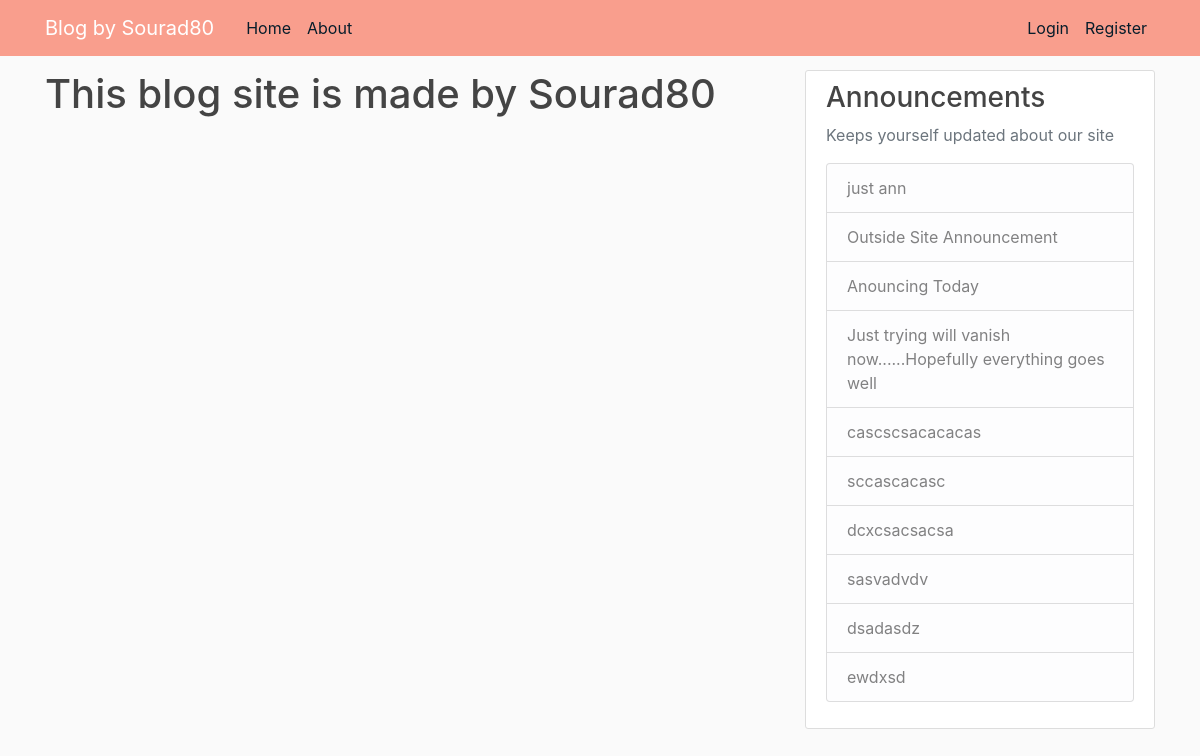
/about, run on the app's committed database.
### app/models.py (models this page shows, shortened)
class Announcments(db.Model):
    id = db.Column(db.Integer, primary_key=True)
    title = db.Column(db.String(100), nullable=False)
    date_posted = db.Column(db.DateTime, nullable=False, default=datetime.utcnow)

### app/main/routes.py (the view)
@main.route('/about')
def about():
    return render_template("about.html", announcements = Announcments.query.order_by(Announcments.date_posted.desc()).paginate(page=1, per_page=10))

### app/templates/about.html
{% extends "layout.html" %}
{% block content %}
    <h1>This blog site is made by Sourad80</h1>
{% endblock content %}

### app/templates/layout.html (shortened to what this page needs)
<!DOCTYPE html>
<html lang="en">
<head>
    <link rel="stylesheet" href="https://maxcdn.bootstrapcdn.com/bootstrap/4.0.0/css/bootstrap.min.css">
    <link rel="stylesheet" href="{{ url_for('static', filename='main.css') }}">
</head>
<body>
  <header class = "site-header">
    <nav class="navbar navbar-expand-md navbar-dark bg-steel fixed-top">
      <div class="container">
        <a class="navbar-brand mr-4" href="/">Blog by Sourad80</a>
        <div class="collapse navbar-collapse" id="navbarToggle">
          <div class="navbar-nav mr-auto">
            <a class="nav-item nav-link" href="{{ url_for('main.home') }}">Home</a>
            <a class="nav-item nav-link" href="{{ url_for('main.about') }}">About</a>
          </div>
          <div class="navbar-nav">
            {% if current_user.is_authenticated %}
              <a class="nav-item nav-link" href="{{ url_for('posts.post_new') }}">Create New Post</a>
              {% if current_user.username == 'Sourad80' %}
                <a class="nav-item nav-link" href="{{ url_for('main.announcment') }}">New Announcement</a>
              {% endif %}
              <a class="nav-item nav-link" href="{{ url_for('users.account') }}">{{ current_user.username }}</a>
              <a class="nav-item nav-link" href="{{ url_for('users.logout') }}">Log out</a>
            {% else %}
              <a class="nav-item nav-link" href="{{ url_for('users.login') }}">Login</a>
              <a class="nav-item nav-link" href="{{ url_for('users.register') }}">Register</a>
            {% endif %}
          </div>
        </div>
      </div>
    </nav>
    </header>
      <main role="main" class="container" style="padding-top: 70px;">
        <div class="row">
          <div class="col-md-8">
            {% block content %}{% endblock %}
          </div>
          <div class="col-md-4">
            <div class="content-section">
              <h3>Announcements</h3>
              <p class='text-muted'>Keeps yourself updated about our site
                <ul class="list-group">
                  {% for announcment in announcements.items %}
                    <li class="list-group-item list-group-item-light">{{ announcment.title }}</li>
                  {% endfor %}
                </ul>
              </p>
            </div>
          </div>
        </div>
      </main>
  </body>
  </html>

### app/static/main.css (style rules this page uses)
body { background: #fafafa; color: #333333; }
h1, h2, h3, h4, h5, h6 { color: #444444; }
.bg-steel { background-color: #fa8c78d5; }
.site-header .navbar-nav .nav-link { color: #071d2b; }
.content-section { background: #ffffff; padding: 10px 20px; border: 1px solid #dddddd; border-radius: 3px; margin-bottom: 20px; }

### data on the page
Announcments: title "just ann"
Announcments: title "Outside Site Announcement"
Announcments: title "Anouncing Today"
Announcments: title "Just trying will vanish now......Hopefully everything goes well"
Announcments: title "cascscsacacacas"
Announcments: title "sccascacasc"
Announcments: title "dcxcsacsacsa"
Announcments: title "sasvadvdv"
Announcments: title "dsadasdz"
Announcments: title "ewdxsd"
